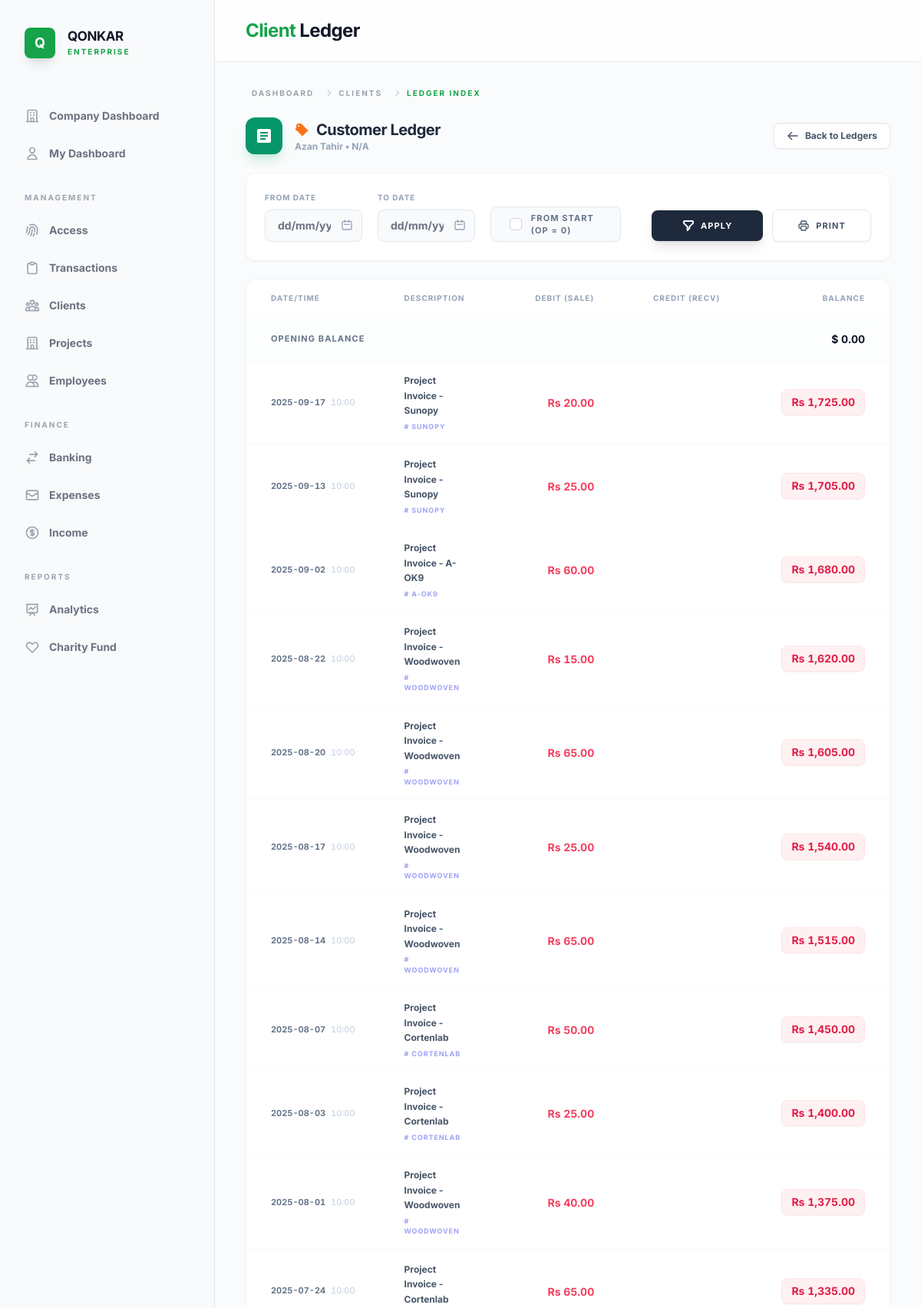
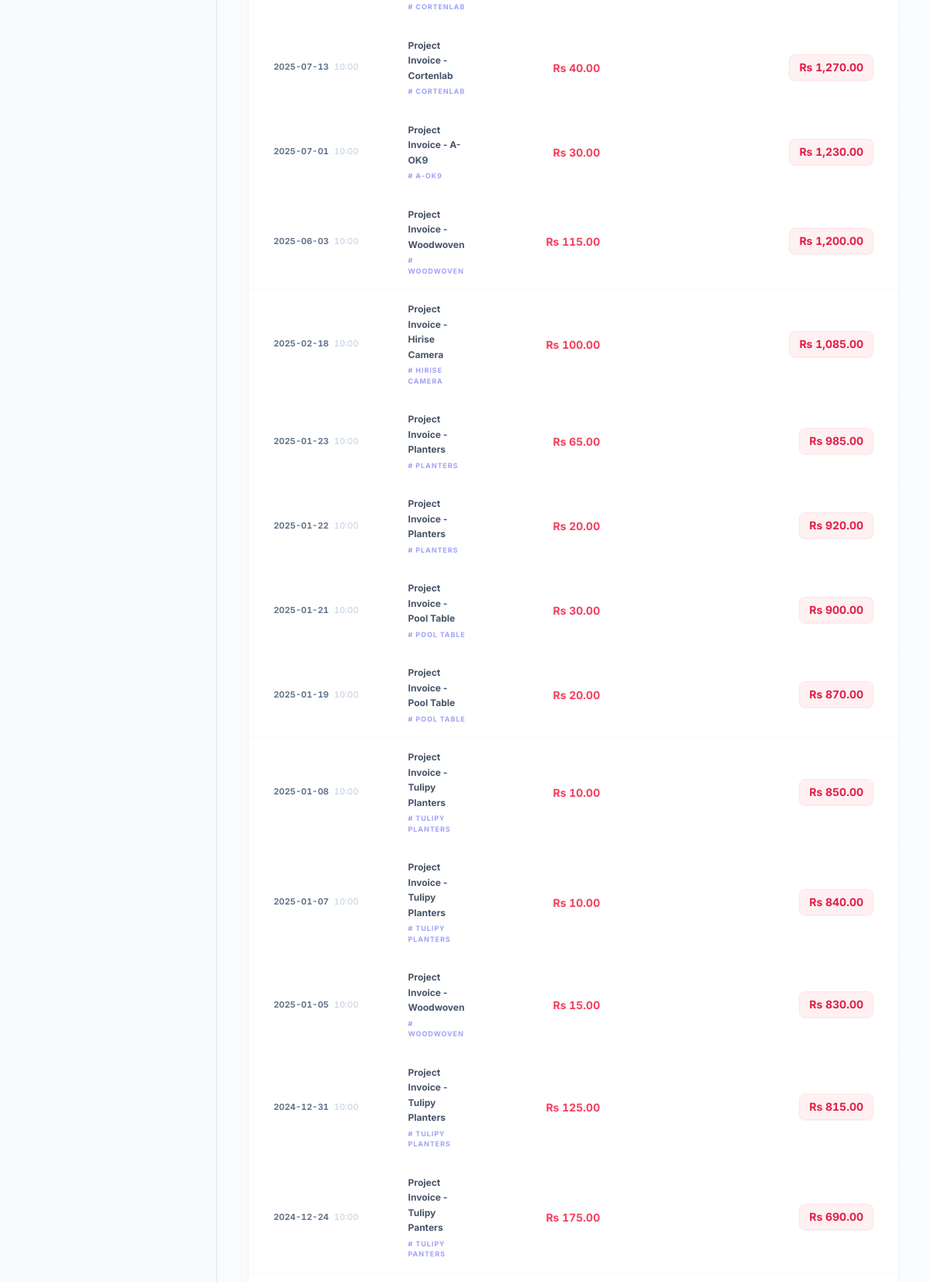
/core/client/43/ledger/ (signed in, upper part), run on the app's committed database (2 pictures, top to bottom).
### core/models.py (models this page shows, shortened)
class Client(models.Model):
    REGION_CHOICES = [('Local', 'Local'), ('Global', 'Global')]
    STATUS_CHOICES = [('Active', 'Active'), ('Archived', 'Archived')]
    name = models.CharField(max_length=255)
    company_name = models.CharField(max_length=255, blank=True, null=True)
    email = models.EmailField(blank=True, null=True)
    contact_number = models.CharField(max_length=20, blank=True, null=True)
    address = models.TextField(blank=True, null=True)
    region = models.CharField(max_length=50, choices=REGION_CHOICES, default='Local')
    status = models.CharField(max_length=50, choices=STATUS_CHOICES, default='Active')
    profile_picture = models.ImageField(upload_to='clients/profiles/', blank=True, null=True)
    created_at = models.DateTimeField(auto_now_add=True)
    created_by = models.ForeignKey(settings.AUTH_USER_MODEL, on_delete=models.SET_NULL, null=True, blank=True)

class Project(models.Model):
    STATUS_CHOICES = [
        ('Pipeline / Prospect', 'Pipeline / Prospect'),
        ('Active / In Progress', 'Active / In Progress'),
        ('On Hold', 'On Hold'),
        ('Completed', 'Completed'),
        ('Cancelled', 'Cancelled'),
    ]
    TYPE_CHOICES = [('Fixed', 'Fixed'), ('Subscription', 'Subscription')]
    client = models.ForeignKey(Client, on_delete=models.CASCADE, related_name='projects')
    project_lead = models.ForeignKey(Employee, on_delete=models.SET_NULL, null=True, blank=True, related_name='managed_projects')
    name = models.CharField(max_length=255)
    description = models.TextField(blank=True, null=True)
    currency = models.ForeignKey(Currency, on_delete=models.PROTECT, related_name='projects')
    target_budget = models.DecimalField(max_digits=15, decimal_places=2)
    status = models.CharField(max_length=50, choices=STATUS_CHOICES, default='Pipeline / Prospect')
    project_type = models.CharField(max_length=50, choices=TYPE_CHOICES, default='Fixed')
    monthly_fee = models.DecimalField(max_digits=15, decimal_places=2, help_text="Monthly fee for subscription projects")
    timeline = models.CharField(max_length=100, default="Monthly Cycle")
    start_date = models.DateField(default=timezone.now)
    end_date = models.DateField(blank=True, null=True)
    tax_percentage = models.DecimalField(max_digits=5, decimal_places=2, default=0.00, help_text="Estimated tax percentage (e.g. SRB + Income Tax)")
    last_billed_date = models.DateField(null=True, blank=True, help_text="The date of the last monthly invoice generated")
    created_at = models.DateTimeField(auto_now_add=True)
    created_by = models.ForeignKey(settings.AUTH_USER_MODEL, on_delete=models.SET_NULL, null=True, blank=True)

### core/views.py (the view)
# urls.py: path('client/<int:pk>/ledger/', views.client_ledger_view, name='client_ledger'),
@login_required
def client_ledger_view(request, pk):
    context = get_client_ledger_context(request, pk)
    context['today'] = timezone.now().date()
    if request.headers.get('HX-Request'):
        return render(request, 'core/partials/client_ledger_partial.html', context)
    return render(request, 'core/client_ledger.html', context)

### core/views.py (called while the page is built, shortened)
def process_monthly_billings(user=None):
    today = timezone.now().date()
    current_month_start = today.replace(day=1)
    projects_to_bill = Project.objects.filter(
        project_type='Subscription',
        status__in=['Pipeline / Prospect', 'Active / In Progress']
    ).filter(
        Q(last_billed_date__lt=current_month_start) | Q(last_billed_date__isnull=True)
    )
    if not projects_to_bill.exists():
        return 0, "No pending monthly billings found for this period."

### core/templates/core/client_ledger.html (shortened to what this page needs)
{% extends 'core/base.html' %}
{% load humanize %}
{% block header_title %}
    <span class="text-brand-600">Client</span> Ledger
{% endblock %}
{% block content %}
<div class="space-y-6 animate-in fade-in slide-in-from-bottom-4 duration-700">
    <nav class="flex px-2" aria-label="Breadcrumb">
        <ol class="inline-flex items-center space-x-1 md:space-x-3">
            <li class="inline-flex items-center">
                <a href="{% url 'core:dashboard' %}" class="text-[10px] font-bold text-gray-400 uppercase tracking-[0.2em] hover:text-brand-600 transition-colors">Dashboard</a>
            </li>
            <li>
                <div class="flex items-center text-gray-300">
                    <svg class="h-4 w-4" fill="currentColor" viewBox="0 0 20 20">
                        <path fill-rule="evenodd" d="M7.293 14.707a1 1 0 010-1.414L10.586 10 7.293 6.707a1 1 0 011.414-1.414l4 4a1 1 0 010 1.414l-4 4a1 1 0 01-1.414 0z" clip-rule="evenodd" />
                    </svg>
                    <a href="{% url 'core:client_list' %}" class="text-[10px] font-bold text-gray-400 uppercase tracking-[0.2em] hover:text-brand-600 ml-1">Clients</a>
                </div>
            </li>
            <li>
                <div class="flex items-center text-gray-300">
                    <svg class="h-4 w-4" fill="currentColor" viewBox="0 0 20 20">
                        <path fill-rule="evenodd" d="M7.293 14.707a1 1 0 010-1.414L10.586 10 7.293 6.707a1 1 0 011.414-1.414l4 4a1 1 0 010 1.414l-4 4a1 1 0 01-1.414 0z" clip-rule="evenodd" />
                    </svg>
                    <span class="text-[10px] font-bold text-brand-600 uppercase tracking-[0.2em] ml-1">Ledger Index</span>
                </div>
            </li>
        </ol>
    </nav>
    <div class="animate-in fade-in slide-in-from-bottom-2 duration-500">
        {% include "core/partials/client_ledger_partial.html" %}
    </div>
</div>
{% endblock %}

### core/templates/core/partials/client_ledger_partial.html (shortened to what this page needs)
{% load humanize %}
<div id="ledger-table-container" class="space-y-6">
    <div class="flex flex-col md:flex-row items-start md:items-center justify-between gap-4">
        <div class="flex items-center gap-4">
            <div class="w-12 h-12 bg-emerald-600 rounded-xl flex items-center justify-center text-white shadow-lg shadow-emerald-500/20">
                <svg class="w-6 h-6" fill="currentColor" viewBox="0 0 24 24"><path d="M19 3H5c-1.1 0-2 .9-2 2v14c0 1.1.9 2 2 2h14c1.1 0 2-.9 2-2V5c0-1.1-.9-2-2-2zm-5 14H7v-2h7v2zm3-4H7v-2h10v2zm0-4H7V7h10v2z"/></svg>
            </div>
            <div>
                <div class="flex items-center gap-2">
                    <svg class="w-5 h-5 text-orange-500" fill="currentColor" viewBox="0 0 20 20">
                        <path fill-rule="evenodd" d="M17.707 9.293a1 1 0 010 1.414l-7 7a1 1 0 01-1.414 0l-7-7A.997.997 0 012 8V5a3 3 0 013-3h3c.265 0 .52.105.707.293l9 9zM5 6a1 1 0 100-2 1 1 0 000 2z" clip-rule="evenodd" />
                    </svg>
                    <h1 class="text-xl font-bold text-slate-800 tracking-tight">Customer Ledger</h1>
                </div>
                <p class="text-xs font-bold text-slate-400">{{ client.name }} • {{ client.contact_number|default:"N/A" }}</p>
            </div>
        </div>
        <a href="{% url 'core:client_list' %}" class="px-4 py-2 bg-white border border-slate-200 text-slate-600 text-xs font-bold rounded-lg hover:bg-slate-50 transition-all flex items-center shadow-sm">
            <svg class="w-4 h-4 mr-2" fill="none" viewBox="0 0 24 24" stroke="currentColor"><path stroke-linecap="round" stroke-linejoin="round" stroke-width="2" d="M10 19l-7-7m0 0l7-7m-7 7h18"/></svg>
            Back to Ledgers
        </a>
    </div>
    <div class="bg-white border border-slate-100 rounded-xl p-6 shadow-sm">
        <form hx-get="{% url 'core:client_ledger' client.pk %}" hx-target="#ledger-table-container" hx-swap="outerHTML" class="flex flex-col lg:flex-row items-end gap-5">
            <div class="w-full lg:w-44">
                <label class="block text-[10px] font-bold text-slate-400 uppercase tracking-widest mb-2 font-bold">From Date</label>
                <div class="relative">
                    <input type="text" name="from" value="{{ from_date|default:'' }}" class="datepicker-input w-full pl-4 pr-10 py-2.5 bg-slate-50 border border-slate-200 rounded-lg text-sm font-bold text-slate-700 focus:ring-4 focus:ring-indigo-500/10 focus:border-indigo-500 transition-all" placeholder="dd/mm/yyyy">
                    <svg class="absolute right-3 top-3 w-4 h-4 text-slate-400" fill="none" viewBox="0 0 24 24" stroke="currentColor"><path stroke-linecap="round" stroke-linejoin="round" stroke-width="2" d="M8 7V3m8 4V3m-9 8h10M5 21h14a2 2 0 002-2V7a2 2 0 00-2-2H5a2 2 0 00-2 2v12a2 2 0 002 2z"/></svg>
                </div>
            </div>
            <div class="w-full lg:w-44">
                <label class="block text-[10px] font-bold text-slate-400 uppercase tracking-widest mb-2">To Date</label>
                <div class="relative">
                    <input type="text" name="to" value="{{ to_date|default:'' }}" class="datepicker-input w-full pl-4 pr-10 py-2.5 bg-slate-50 border border-slate-200 rounded-lg text-sm font-bold text-slate-700 focus:ring-4 focus:ring-indigo-500/10 focus:border-indigo-500 transition-all" placeholder="dd/mm/yyyy">
                    <svg class="absolute right-3 top-3 w-4 h-4 text-slate-400" fill="none" viewBox="0 0 24 24" stroke="currentColor"><path stroke-linecap="round" stroke-linejoin="round" stroke-width="2" d="M8 7V3m8 4V3m-9 8h10M5 21h14a2 2 0 002-2V7a2 2 0 00-2-2H5a2 2 0 00-2 2v12a2 2 0 002 2z"/></svg>
                </div>
            </div>
            <div class="flex items-center h-[46px] px-6 bg-slate-50 border border-slate-200 rounded-lg group hover:border-slate-300 transition-all cursor-pointer">
                <input type="checkbox" name="from_start" id="from_start" {% if request.GET.from_start == 'on' %}checked{% endif %} class="w-4 h-4 text-indigo-600 border-slate-300 rounded focus:ring-indigo-500 cursor-pointer">
                <label for="from_start" class="ml-3 text-[11px] font-bold text-slate-500 uppercase tracking-widest cursor-pointer group-hover:text-slate-700">From Start (OP = 0)</label>
            </div>
            <div class="flex items-center gap-3 w-full lg:w-auto">
                <button type="submit" class="flex-1 lg:flex-none flex items-center justify-center gap-2 px-10 py-3 bg-[#1e293b] text-white text-[11px] font-bold uppercase tracking-widest rounded-lg hover:bg-slate-700 transition-all shadow-lg active:scale-95">
                    <svg class="w-4 h-4" fill="none" viewBox="0 0 24 24" stroke="currentColor"><path stroke-linecap="round" stroke-linejoin="round" stroke-width="3" d="M3 4a1 1 0 011-1h16a1 1 0 011 1v2.586a1 1 0 01-.293.707l-6.414 6.414a1 1 0 00-.293.707V17l-4 4v-6.586a1 1 0 00-.293-.707L3.293 7.293A1 1 0 013 6.586V4z"/></svg>
                    Apply
                </button>
                <a href="{% url 'core:client_ledger_pdf' client.pk %}?from={{ from_date|default:'' }}&to={{ to_date|default:'' }}&from_start={{ request.GET.from_start|default:'' }}" class="flex items-center gap-2 px-8 py-3 bg-white border border-slate-200 text-slate-600 text-[11px] font-bold uppercase tracking-widest rounded-lg hover:bg-slate-50 transition-all shadow-sm">
                    Print
                </a>
            </div>
        </form>
    </div>
    <div class="bg-white border border-slate-100 rounded-xl shadow-sm overflow-hidden min-h-[500px]">
        <table class="w-full text-left border-collapse">
            <thead>
                <tr class="bg-white border-b border-slate-50">
                    <th class="px-8 py-4 text-[10px] font-bold text-slate-400 uppercase tracking-widest w-40">Date/Time</th>
                    <th class="px-8 py-4 text-[10px] font-bold text-slate-400 uppercase tracking-widest">Description</th>
                    <th class="px-8 py-4 text-[10px] font-bold text-slate-400 uppercase tracking-widest text-right w-44">Debit (Sale)</th>
                    <th class="px-8 py-4 text-[10px] font-bold text-slate-400 uppercase tracking-widest text-right w-44">Credit (Recv)</th>
                    <th class="px-8 py-4 text-[10px] font-bold text-slate-400 uppercase tracking-widest text-right w-48">Balance</th>
                </tr>
            </thead>
            <tbody class="divide-y divide-slate-50">
                <tr class="bg-slate-50/30">
                    <td colspan="4" class="px-8 py-4 text-[11px] font-bold text-slate-500 uppercase tracking-widest">Opening Balance</td>
                    <td class="px-8 py-4 text-right">
                        <span class="text-sm font-bold text-slate-900 tabular-nums">{{ currency_symbol }} {{ balance_bf|floatformat:2|intcomma }}</span>
                    </td>
                </tr>
                {% for item in ledger_data %}
                <tr class="hover:bg-slate-50/50 transition-all group">
                    <td class="px-8 py-4 whitespace-nowrap text-[11px] font-bold text-slate-500 tabular-nums">
                        {{ item.date|date:"Y-m-d" }} <span class="text-slate-300 font-medium ml-1">10:00</span>
                    </td>
                    <td class="px-8 py-4">
                        <div class="flex flex-col">
                            <span class="text-xs font-bold text-slate-600 leading-relaxed">{{ item.description }}</span>
                            {% if item.project_name != "N/A" %}
                            <span class="text-[9px] font-bold text-indigo-500 uppercase tracking-widest mt-1 opacity-60 group-hover:opacity-100 transition-opacity"># {{ item.project_name }}</span>
                            {% endif %}
                        </div>
                    </td>
                    <td class="px-8 py-4 text-right whitespace-nowrap">
                        {% if item.debit > 0 %}
                        <span class="text-sm font-bold text-rose-500 tabular-nums">Rs {{ item.debit|floatformat:2|intcomma }}</span>
                        {% endif %}
                    </td>
                    <td class="px-8 py-4 text-right whitespace-nowrap">
                    </td>
                    <td class="px-8 py-4 text-right whitespace-nowrap">
                        <div class="inline-flex flex-col items-end">
                            <span class="px-3 py-1.5 rounded-lg text-sm font-bold tabular-nums transition-all shadow-sm
                                {% if item.running_balance > 0 %}
                                    bg-rose-50 text-rose-600 border border-rose-100
                                {% else %}
                                    bg-emerald-50 text-emerald-600 border border-emerald-100
                                {% endif %}">
                                Rs {{ item.running_balance|floatformat:2|intcomma }}
                            </span>
                        </div>
                    </td>
                </tr>
                {% endfor %}
            </tbody>
        </table>
    </div>
</div>

### data on the page
Client: name "Azan Tahir", contact_number "N/A"
Project: date "2025-09-17", project_name "SUNOPY"
Project: date "2025-09-13", project_name "SUNOPY"
Project: date "2025-09-02", project_name "A-OK9"
Project: date "2025-08-22", project_name "WOODWOVEN"
Project: date "2025-08-20", project_name "WOODWOVEN"
Project: date "2025-08-17", project_name "WOODWOVEN"
Project: date "2025-08-14", project_name "WOODWOVEN"
Project: date "2025-08-07", project_name "CORTENLAB"
Project: date "2025-08-03", project_name "CORTENLAB"
Project: date "2025-08-01", project_name "WOODWOVEN"
Project: date "2025-07-24", project_name "CORTENLAB"
Project: date "2025-07-13", project_name "CORTENLAB"
Project: date "2025-07-01", project_name "A-OK9"
Project: date "2025-06-03", project_name "WOODWOVEN"
Project: date "2025-02-18", project_name "HIRISE CAMERA"
Project: date "2025-01-23", project_name "PLANTERS"
Project: date "2025-01-22", project_name "PLANTERS"
Project: date "2025-01-21", project_name "POOL TABLE"
Project: date "2025-01-19", project_name "POOL TABLE"
Project: date "2025-01-08", project_name "TULIPY PLANTERS"
Project: date "2025-01-07", project_name "TULIPY PLANTERS"
Project: date "2025-01-05", project_name "WOODWOVEN"
Project: date "2024-12-31", project_name "TULIPY PLANTERS"
Project: date "2024-12-24", project_name "TULIPY PANTERS"

### other printed values
{{ currency_symbol }} "$"
{{ balance_bf|floatformat:2|intcomma }} "0.00"
{{ item.description }} "Project Invoice - Sunopy" "Project Invoice - Sunopy" "Project Invoice - A-OK9" "Project Invoice - Woodwoven" "Project Invoice - Woodwoven" "Project Invoice - Woodwoven" "Project Invoice - Woodwoven" "Project Invoice - Cortenlab" "Project Invoice - Cortenlab" "Project Invoice - Woodwoven" "Project Invoice - Cortenlab" "Project Invoice - Cortenlab" "Project Invoice - A-OK9" "Project Invoice - Woodwoven" "Project Invoice - Hirise Camera" "Project Invoice - Planters" "Project Invoice - Planters" "Project Invoice - Pool Table" "Project Invoice - Pool Table" "Project Invoice - Tulipy Planters" "Project Invoice - Tulipy Planters" "Project Invoice - Woodwoven" "Project Invoice - Tulipy Planters" "Project Invoice - Tulipy Panters"
{{ item.debit|floatformat:2|intcomma }} "20.00" "25.00" "60.00" "15.00" "65.00" "25.00" "65.00" "50.00" "25.00" "40.00" "65.00" "40.00" "30.00" "115.00" "100.00" "65.00" "20.00" "30.00" "20.00" "10.00" "10.00" "15.00" "125.00" "175.00"
{{ item.running_balance|floatformat:2|intcomma }} "1,725.00" "1,705.00" "1,680.00" "1,620.00" "1,605.00" "1,540.00" "1,515.00" "1,450.00" "1,400.00" "1,375.00" "1,335.00" "1,270.00" "1,230.00" "1,200.00" "1,085.00" "985.00" "920.00" "900.00" "870.00" "850.00" "840.00" "830.00" "815.00" "690.00"
